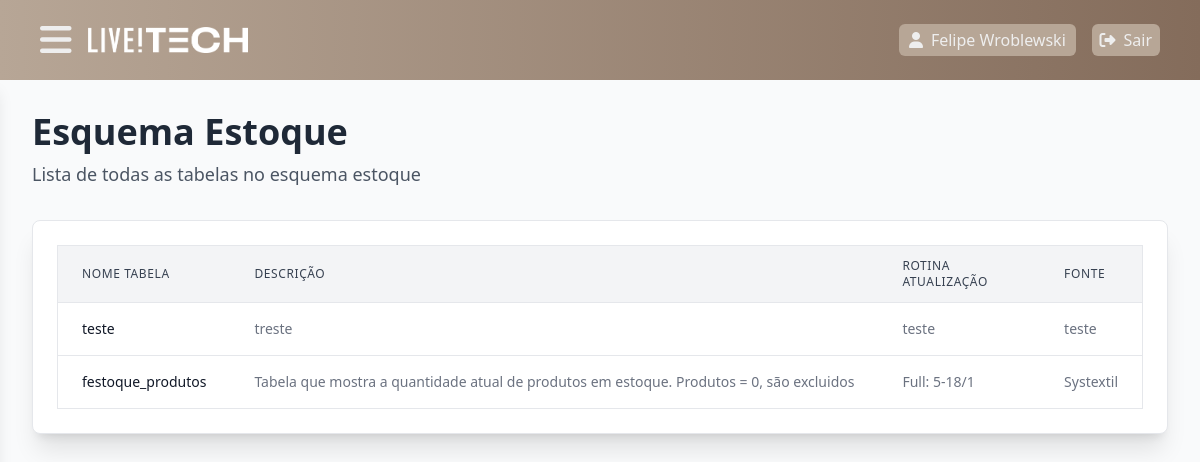
The app's page /esquemaApi/ (signed in), older data.
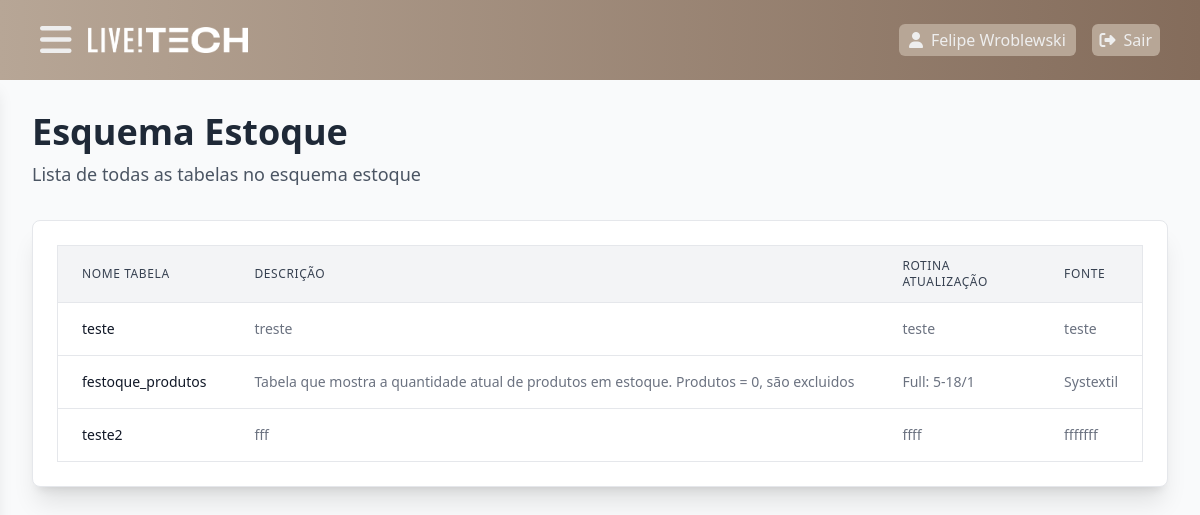
The same page, newer data.
### app/models.py (models this page shows)
class User(db.Model, UserMixin):
    id = db.Column(db.Integer, primary_key=True)
    nome = db.Column(db.String, nullable=False, default="Indivíduo Indigente")
    email = db.Column(db.String, nullable=False)
    senha = db.Column(db.String, nullable=True)
    adm = db.Column(db.Boolean, default=False)
    def puxar_nome(self):
        return self.nome

class Tabela(db.Model):
    id = db.Column(db.Integer, primary_key=True)
    nome_tabela = db.Column(db.String, nullable=False)
    descricao_tabela = db.Column(db.String, nullable=True)
    esquema = db.Column(db.String, nullable=False)
    dag_id = db.Column(db.Integer, db.ForeignKey('dag.id', name="fk_tabela_dag"), nullable=False)
    origem_id = db.Column(db.Integer, db.ForeignKey('origem.id', name="fk_tabela_origem"), nullable=False)
    dag = db.relationship('Dag', back_populates='tabelas')
    origem = db.relationship('Origem', back_populates='tabelas')
    colunas = db.relationship('Colunas', back_populates='tabela', lazy=True, cascade="all, delete-orphan")

class Dag(db.Model):
    id = db.Column(db.Integer, primary_key=True)
    dag = db.Column(db.String, nullable=False)
    schedule = db.Column(db.String, nullable=False)
    tabelas = db.relationship('Tabela', back_populates='dag', lazy=True)

class Origem(db.Model):
    id = db.Column(db.Integer, primary_key=True)
    sistema_origem = db.Column(db.String, nullable=False)
    tabela_origem = db.Column(db.String, nullable=False)
    tabelas = db.relationship('Tabela', back_populates='origem', lazy=True)

### app/views.py (the view)
@app.route('/esquemaApi/')
@login_required
def esquemaApi():
    return render_template('Esquemas/esquemaApi.html', tabelas=Tabela.query.options())

### app/models.py (called while the page is built)
@login_manager.user_loader
def load_user(user_id):
    return User.query.get(user_id)

### app/views.py (called while the page is built)
@app.after_request
def add_header(response):
    response.cache_control.no_store = True
    return response

@app.context_processor
def inject_user():
    return dict(current_user=current_user)

### app/templates/Esquemas/esquemaApi.html
{% extends 'base.html' %}
{% block content %}
{% include 'navbar.html' %}
    <div class="h-screen w-full bg-brancoCinza">
        <div class="p-8 font-sans bg-gray-50 min-h-screen">
        <h1 class="text-4xl font-bold text-gray-800 mb-2">Esquema Estoque</h1>
        <p class="text-lg text-gray-600 mb-8">Lista de todas as tabelas no esquema estoque</p>
        <div class="bg-white shadow-xl rounded-lg p-6 border border-gray-200">
            <div class="overflow-x-auto">
                <table class="min-w-full divide-y divide-gray-200 border border-gray-200 rounded-lg">
                    <thead class="bg-gray-100">
                        <tr>
                            <th scope="col" class="px-6 py-3 text-left text-xs font-medium text-gray-700 uppercase tracking-wider">Nome Tabela</th>
                            <th scope="col" class="px-6 py-3 text-left text-xs font-medium text-gray-700 uppercase tracking-wider">Descrição</th>
                            <th scope="col" class="px-6 py-3 text-left text-xs font-medium text-gray-700 uppercase tracking-wider">Rotina Atualização</th>
                            <th scope="col" class="px-6 py-3 text-left text-xs font-medium text-gray-700 uppercase tracking-wider">Fonte</th>
                        </tr>
                    </thead>
                    <tbody class="bg-white divide-y divide-gray-200">
                        {% for tabela in tabelas %}
                            <tr>
                                <td class="px-6 py-4 whitespace-nowrap text-sm font-medium text-gray-900">
                                    <a href="">{{ tabela.nome_tabela }}</a>
                                </td>
                                <td class="px-6 py-4 whitespace-nowrap text-sm text-gray-500">{{ tabela.descricao_tabela }}</td>
                                <td class="px-6 py-4 whitespace-nowrap text-sm text-gray-500">{{ tabela.dag.schedule }}</td>
                                <td class="px-6 py-4 whitespace-nowrap text-sm text-gray-500">{{ tabela.origem.sistema_origem }}</td>
                            </tr>
                        {% endfor %}
                    </tbody>
                </table>
            </div>
        </div>
    </div>
</div>
{% endblock %}

### app/templates/base.html (shortened to what this page needs)
<!DOCTYPE html>
<html lang="pt-br" class="h-full">
<head>
    <link rel="stylesheet" href="https://cdnjs.cloudflare.com/ajax/libs/font-awesome/6.5.0/css/all.min.css">
    <link rel="stylesheet" href="{{ url_for('static', filename='css/main.css') }}">
</head>
<body class="">
    {% block content %}{% endblock %}
</body>
</html>

### app/templates/navbar.html (shortened to what this page needs)
<div class="p-0 m-0 box-border">
        <header class="flex items-center justify-between bg-gradient-to-r from-begePrincipal to-begeForte h-20 w-full flex-row text-brancoCinza">
            <div class="flex items-center gap-4 ml-10">
                <button id="toogleSidebar">
                    <i class="fa-solid fa-bars text-4xl cursor-pointer"></i>
                </button>
                <a href="{{url_for('home')}}" class="decoration-0">
                    <img src="{{url_for('static', filename='imgs/livetech.png')}}" alt="" class="w-40">
                </a>
            </div>
            <div class="flex items-center gap-4 mr-10">
                <a href="{{url_for('home')}}" class="flex flex-row items-center gap-2 p-1 w-4/5 justify-center rounded-md bg-begePrincipal">
                    <i class="fa-solid fa-user"></i>
                    <h1>{{ current_user.puxar_nome() }}</h1>
                </a>
                <a href="{{url_for('logout')}}" class="bg-begePrincipal p-1 w-20 flex flex-row items-center gap-2 justify-center rounded-md">
                    <i class="fa-solid fa-right-from-bracket"></i>
                    <h1>Sair</h1>
                </a>
            </div>
        </header>
    </div>

Row changes from the older to the newer data that the page shows:
added Tabela: nome_tabela "teste2", descricao_tabela "fff", dag.schedule "ffff", origem.sistema_origem "fffffff"
